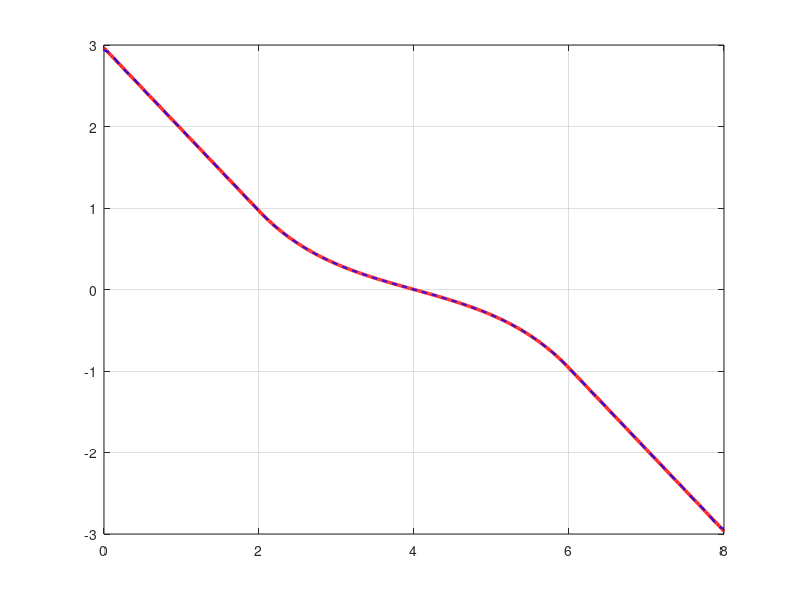

Here is the MATLAB script that generated this plot: (Note: this script raises an error after producing the figure.)
% =========================================================================
% Fourier Cosine Series Convergence for Piecewise Boundary Condition p(x,0)
% =========================================================================
clear; clc; close all;

%% 1. Parameter Definitions
L     = 4;          % Length of inner segment
c     = 2;           % Length of outer segments
G     = 1;         % Slope/constant parameter
alpha = 1;         % Hyperbolic decay/growth rate
gamma = -G/alpha * sech(alpha*L/2);
H     = 1;           % Domain height y
N_terms = 50;        % Number of Fourier terms in the sum

W = L + 2*c;         % Total domain width [0, W]

%% 2. Evaluation Grid
x = linspace(0, W, 1000);

%% 3. Exact Piecewise Function p(x,0)
p_exact = zeros(size(x));

for i = 1:length(x)
    xi = x(i);
    if xi >= 0 && xi < c
        p_exact(i) = gamma * sinh(alpha*(c - (L+2*c)/2)) - G*(xi - c);
    elseif xi >= c && xi <= (L + c)
        p_exact(i) = gamma * sinh(alpha*(xi - (L+2*c)/2));
    else % (L + c) < xi <= (L + 2*c)
        p_exact(i) = gamma * sinh(alpha*((L+c) - (L+2*c)/2)) - G*(xi - (L+c));
    end
end

%% 4. Fourier Cosine Series Reconstruction
a0 = 0; % a0 = 0 by odd symmetry of p(x,0)
p_fourier = (a0 / 2) * ones(size(x));

for n = 1:N_terms
    lambda_n = n * pi / W;
    
    if mod(n, 2) == 0  % n is EVEN (2, 4, 6...)
        % By odd symmetry of p(x,0) around W/2, integral over [0, W] is STRICTLY ZERO!
        a_n = 0;
        
    else               % n is ODD (1, 3, 5...)
        % Integral over Region 1 [0, c]:
        An = -(gamma / lambda_n) * sinh(alpha*L / 2) * sin(lambda_n * c) ...
             + (G / (lambda_n^2)) * (1 - cos(lambda_n * c));
         
        % Integral over Left Half of Region 2 [c, W/2]:
        Bn_half = (gamma / (alpha^2 + lambda_n^2)) * ...
          (-alpha * cosh(alpha*L / 2) * cos(lambda_n * c) ...
           + lambda_n * sinh(alpha*L / 2) * sin(lambda_n * c));
               
        % Total integral over [0, W] is 2 * (Integral over [0, W/2])
        integral_total = 2 * (An + Bn_half);
        
        a_n = (2 / W) * integral_total;
    end
    
    p_fourier = p_fourier + a_n * cos(lambda_n * x);
end
%% 5. Plotting Results
figure('Color', 'w', 'Position', [100, 100, 900, 500]);
plot(x, p_exact, 'r-', 'LineWidth', 2.5, 'DisplayName', 'Exact Piecewise p(x,0)');
hold on;
plot(x, p_fourier, 'b--', 'LineWidth', 1.5, 'DisplayName', sprintf('Fourier Cosine Series (N = %d)', N_terms));

% Formatting
grid on;
xline(c, 'k:', 'LineWidth', 1.2, 'HandleVisibility', 'off');
xline(L+c, 'k:', 'LineWidth', 1.2, 'HandleVisibility', 'off');

xlabel('x', 'FontSize', 12);
ylabel('p(x,0)', 'FontSize', 12);
title('Convergence of Fourier Cosine Series to Piecewise Boundary Condition', 'FontSize', 14);
legend('Location', 'northwest', 'FontSize', 11);
set(gca, 'FontSize', 11);
